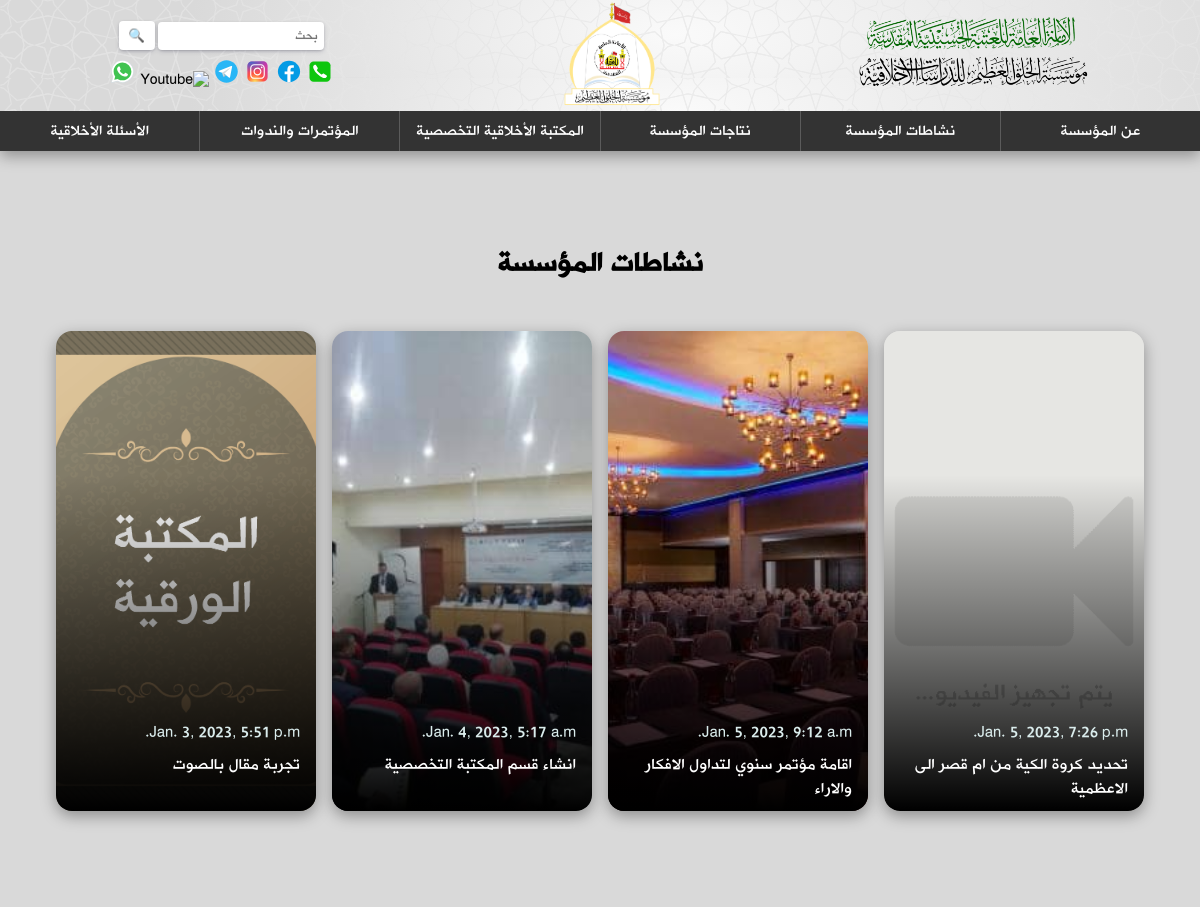
Before: / with the older database file.
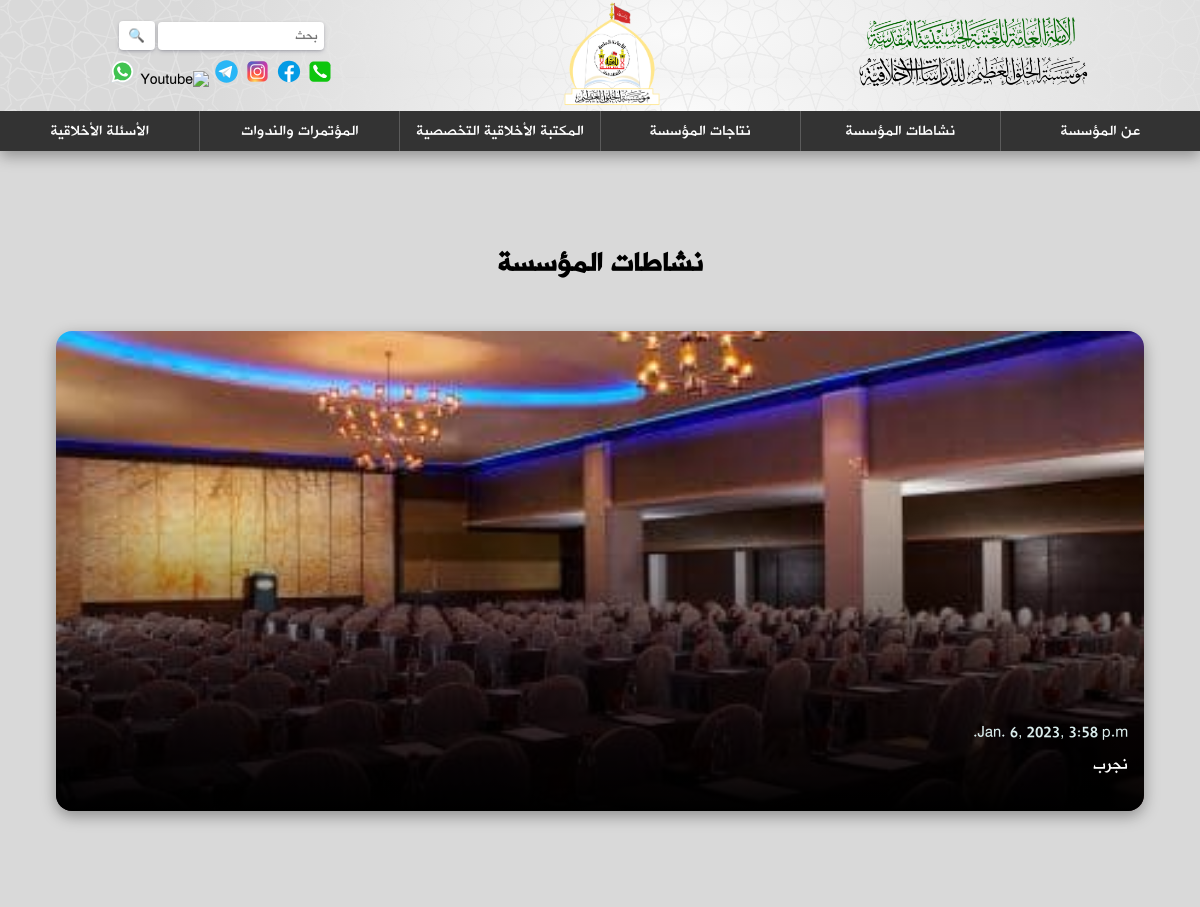
After: the same page with the newer database file.
### backend/models.py (models this page shows, shortened)
class Activity(models.Model):
    title = models.CharField(max_length=1000, blank=False)
    created_at = models.DateTimeField(auto_now_add=True)
    main_img = models.ForeignKey(Image, on_delete=models.PROTECT, blank=False)
    body = models.TextField(max_length=5000, blank=False)
    img_array = models.ManyToManyField(Image, blank=True, related_name="images")
    vid_array = models.ManyToManyField(Video, blank=True, related_name="videos")
    audio = models.CharField(max_length=1000, blank=True)
    class Meta:
        ordering = ['-created_at']

class Image(models.Model):
    image = models.ImageField(upload_to="images", blank=False)

### backend/views.py (the view)
# urls.py: path("", views.home, name="home"),
def home(request):
    activities = Activity.objects.all()[:5]
    context = {"activities":activities}
    return render(request, "backend/home.html", context)

### backend/templates/backend/home.html
{% extends "backend/layout.html" %}
{% load static %}
{% block extraHead %}
<link rel="stylesheet" href="{% static 'css/home.css' %}">
{% endblock %}
{% block body %}
<section class="activities">
    <h1 class="title">
      <a class="titleLink" href="{% url 'backend:activities' %}"> نشاطات المؤسسة </a>
    </h1>
    <div class="container">
        {% for activity in activities %}
        <div class="activity">
            <img src="{{ activity.main_img.image.url }}">
            <div class="overlay">
              <p class="actDate">{{ activity.created_at }}</p>
              <a href="{% url 'backend:activity' activity.id %}">{{ activity.title }}</a>
            </div>
            <div class="background"></div>
        </div>
        {% endfor %}
    </div>
</section>
{% endblock %}

### backend/templates/backend/layout.html (shortened to what this page needs)
{% load static %}
<!DOCTYPE html>
<html lang="ar" dir="rtl">
<head>
    <link rel="stylesheet" href="{% static 'css/style.css' %}">
    {% block extraHead %}{% endblock %}
</head>
<body>
    {% include "backend/header.html" %}
    {% block body %}
    {% endblock %}
</body>
</html>

### backend/templates/backend/header.html (shortened to what this page needs)
{% load static %}
<header class="header">
    <div class="banner">
        <div class="textLogos">
            <a href="{% url 'backend:home' %}">
              <img src="{% static 'images/textLogoHusainia.png' %}">
              <img src="{% static 'images/textLogo.png' %}">
            </a>
        </div>
        <div class="logo"><a href="{% url 'backend:home' %}"><img src="{% static 'images/logo.png' %}" alt="Logo"></a></div>
        <div class="inputGroup">
            <form action="./search.html" class="input">
                <input type="text" name="q" placeholder="بحث" required>
                <button class="searchIcon" type="submit">
                    &#128269;
                </button>
            </form>
            <div class="socialMedia">
                <span class="popup floatItem"><img src="{% static 'icons/phone.svg' %}" alt="Phone Numbers">
                </span>
                <a class="floatItem" href="${facebookURL}" target="blank"><img src="{% static 'icons/facebook.svg' %}" alt="Facebook"></a>
                <a class="floatItem" href="${instagramURL}" target="blank"><img src="{% static 'icons/instagram.svg' %}" alt="Instagram"></a>
                <a class="floatItem" href="${telegramURL}" target="blank"><img src="{% static 'icons/telegram.svg' %}" alt="Telegram"></a>
                <a class="floatItem" href="${youtubeURL}" target="blank"><img src="{% static 'icons/youtube.svg' %}" alt="Youtube"></a>
                <a class="floatItem" href="${whatsappURL}" target="blank"><img src="{% static 'icons/whatsapp.svg' %}" alt="WhatsApp"></a>
            </div>
        </div>
    </div>
    <nav>
        <ul class="parent">
            <span><a href="./about.html"><li id="about" class="menuItem"> عن المؤسسة </li></a></span>
            <span><a href="{% url 'backend:activities' %}"><li id="activities" class="menuItem"> نشاطات المؤسسة </li></a></span>
            <li id="productions" class="menuItem"><a href="./productions.html"> نتاجات المؤسسة </a>
            </li>
            <li id="libraries" class="menuItem"><a href="./libraries.html"> المكتبة الأخلاقية التخصصية </a>
            </li>
            <li id="cAndS" class="menuItem"><a href="./cAndS.html"> المؤتمرات والندوات </a>
            </li>
            <span><a href="./archive.html"><li id="archive" class="menuItem"> الأسئلة الأخلاقية </li></a></span>
        </ul>
    </nav>
</header>

### static/css/style.css (style rules this page uses)
*, body, html { margin: 0; padding: 0; box-sizing: border-box; font-family: 'hacen_liner_screen_bdregular' !important; scroll-behavior: smooth; font-weight: normal; }
:root { --accent: #daecec; --component: #9ca7af80; --darkComponent: #5b7b7b; --reverseComponent: #fff; --hoverColor: rgb(255, 255, 255, .20); --bg: #d9d9d9; --structure: #333; --titleColor: #000; --paragraphColor: #fff; --linkColor: #000; --shadowColor: #000; --bgUrl: url(/static/background/header-bg.svg) --colorOpacity: .3; --transition: all .3s; --subTitle: 17px; --globalPadding: 6rem 3.5rem; --borderRadius: 1rem; --globalGap: 1rem; --hoverShadow: 0 0 4px rgba(0, 0, 0, .14), 0 4px 8px rgba(0, 0, 0, .28); --cardShadow: rgba(50, 50, 93, 0.25) 0px 2px 5px -1px, rgba(0, 0, 0, 0.3) 0px 1px 3px -1px; --componentShadow: rgba(0, 0, 0, 0.35) 0px 5px 15px; --bgSize: 100%; --sectionShadow: rgba(67, 71, 85, 0.27) 0px 0px 0.25em, rgba(90, 125, 188, 0.05) 0px 0.25em 1em; --navShadow: rgba(0, 0, 0, 0.35) 0px 5px 15px; --bgOpacity: 0.92; --bgTransparency: 20%; --border: 1px solid rgba(51, 51, 51, 0.3); --itemShadow: rgba(0, 0, 0, 0.99) 0px 0px 3px, rgba(0, 0, 0, 0.99) 0px 0px 2px; }
* a { text-decoration: none; transition: all 0.4s; color: initial; }
* .title { text-align: center; font-size: 30px; margin-bottom: 50px; transition: all .3s; }
.titleLink { color: var(--titleColor); font-weight: bold; position: relative; z-index: 1; }
.header { position: relative; z-index: 2; }
.header .banner { display: grid; grid-template-areas: "right mid left"; justify-content: space-around; align-items: center; color: var(--reverseComponent); background-color: var(--bg); background-image: url(/static/background/header-bg.svg); position: relative; }
.header .banner .textLogos { display: flex; flex-direction: column; width: 200px; grid-area: right; position: relative; z-index: 2; }
.header img { width: 350px; height: auto; max-width: 20vw; }
.header .logo { grid-area: mid; position: relative; z-index: 2; }
.header .logo img { width: 150px; height: auto; max-width: 10vw; }
.header .banner .inputGroup { display: flex; flex-direction: column; align-items: center; gap: .5rem; grid-area: left; position: relative; z-index: 2; }
.header .banner .inputGroup .input input { padding: .4rem; border: none; border-radius: 4px; box-shadow: var(--cardShadow); background-color: var(--reverseComponent); transition: var(--transition); }
.header .banner .inputGroup .input button { padding: .4rem .6rem; background-color: var(--reverseComponent); border: none; border-radius: 4px 4px; cursor: pointer; box-shadow: var(--cardShadow); transition: var(--transition); }
.header .banner .inputGroup .socialMedia a { margin: 0; padding: 0; }
.header .banner .inputGroup .socialMedia img { width: 1.7rem; cursor: pointer; }
.popup { position: relative; display: inline-block; cursor: pointer; }
nav { color: var(--reverseComponent); background-color: var(--structure); box-shadow: var(--navShadow); transition: all .5s; }
nav .parent { display: flex; list-style-type: none; justify-content: space-evenly; align-items: center; }
nav .parent span, nav .parent li { line-height: 2.5rem; transition: all .5s; cursor: pointer; text-align: center; width: 100%; position: relative; }
nav .parent .menuItem, nav .parent span { border-left: 1px solid rgb(255, 255, 255, .2); }
nav .parent span:last-child, nav .parent .menuItem:last-child { border: none; }
nav a:link, nav a:visited { color: var(--reverseComponent); }

Changed rows visible on the page:
removed Activity: main_img.image (placeholder picture), created_at "Jan. 5, 2023, 7:26 p.m.", title "تحديد كروة الكية من ام قصر الى الاعظمية"
removed Activity: main_img.image (picture), created_at "Jan. 5, 2023, 9:12 a.m.", title "اقامة مؤتمر سنوي لتداول الافكار والاراء"
removed Activity: main_img.image (picture), created_at "Jan. 4, 2023, 5:17 a.m.", title "انشاء قسم المكتبة التخصصية"
removed Activity: main_img.image (picture), created_at "Jan. 3, 2023, 5:51 p.m.", title "تجربة مقال بالصوت"
added Activity: main_img.image (picture), created_at "Jan. 6, 2023, 3:58 p.m.", title "نجرب"
